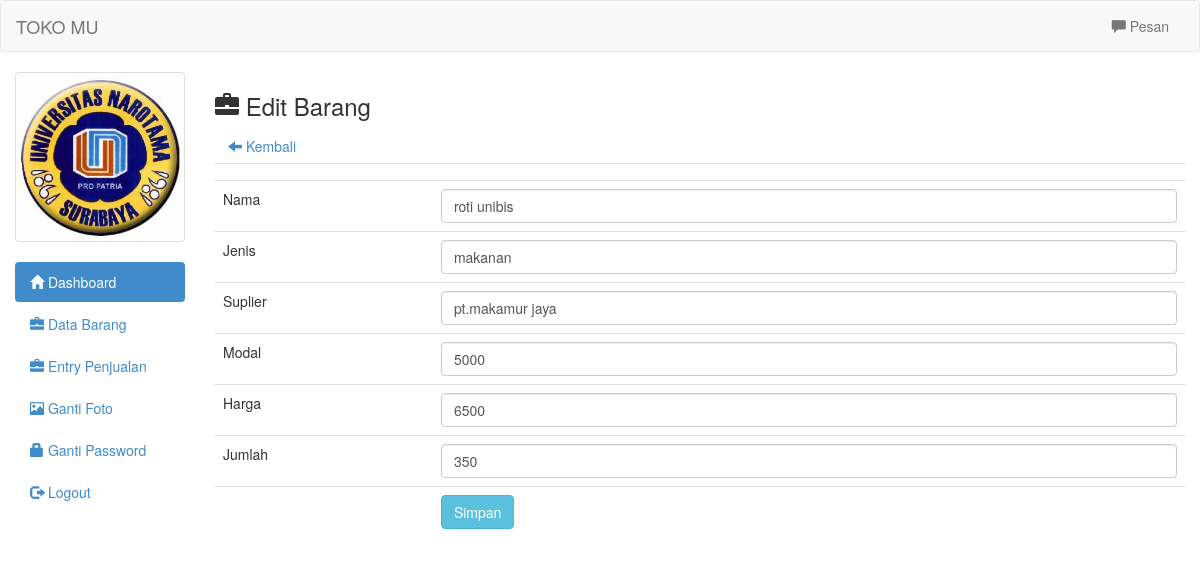
/admin/edit.php?id=14 (signed in), run on the app's committed database.
### tables this page shows
CREATE TABLE IF NOT EXISTS `barang` (
  `id` int(11) NOT NULL,
  `nama` text NOT NULL,
  `jenis` text NOT NULL,
  `suplier` text NOT NULL,
  `modal` int(11) NOT NULL,
  `harga` int(11) NOT NULL,
  `jumlah` int(11) NOT NULL,
  `sisa` int(11) NOT NULL
);

### admin/edit.php (the view)
<?php
include 'header.php';
?>
<h3><span class="glyphicon glyphicon-briefcase"></span>  Edit Barang</h3>
<a class="btn" href="barang.php"><span class="glyphicon glyphicon-arrow-left"></span>  Kembali</a>
<?php
$id_brg=mysql_real_escape_string($_GET['id']);
$det=mysql_query("select * from barang where id='$id_brg'")or die(mysql_error());
while($d=mysql_fetch_array($det)){
?>
	<form action="update.php" method="post">
		<table class="table">
			<tr>
				<td></td>
				<td><input type="hidden" name="id" value="<?php echo $d['id'] ?>"></td>
			</tr>
			<tr>
				<td>Nama</td>
				<td><input type="text" class="form-control" name="nama" value="<?php echo $d['nama'] ?>"></td>
			</tr>
			<tr>
				<td>Jenis</td>
				<td><input type="text" class="form-control" name="jenis" value="<?php echo $d['jenis'] ?>"></td>
			</tr>
			<tr>
				<td>Suplier</td>
				<td><input type="text" class="form-control" name="suplier" value="<?php echo $d['suplier'] ?>"></td>
			</tr>
			<tr>
				<td>Modal</td>
				<td><input type="text" class="form-control" name="modal" value="<?php echo $d['modal'] ?>"></td>
			</tr>
			<tr>
				<td>Harga</td>
				<td><input type="text" class="form-control" name="harga" value="<?php echo $d['harga'] ?>"></td>
			</tr>
			<tr>
				<td>Jumlah</td>
				<td><input type="text" class="form-control" name="jumlah" value="<?php echo $d['jumlah'] ?>"></td>
			</tr>
			<tr>
				<td></td>
				<td><input type="submit" class="btn btn-info" value="Simpan"></td>
			</tr>
		</table>
	</form>
	<?php
}
?>
<?php include 'footer.php'; ?>

### admin/header.php (shortened to what this page needs)
<!DOCTYPE html>
<html>
<head>
	<link rel="stylesheet" type="text/css" href="../assets/css/bootstrap.css">
	<link rel="stylesheet" type="text/css" href="../assets/js/jquery-ui/jquery-ui.css">
</head>
<body>
	<div class="navbar navbar-default">
		<div class="container-fluid">
			<div class="navbar-header">
				<a href="http://www.tokomu.com" class="navbar-brand">TOKO MU</a>
			</div>
			<div class="collapse navbar-collapse">
				<ul class="nav navbar-nav navbar-right">
					<li><a id="pesan_sedia" href="#" data-toggle="modal" data-target="#modalpesan"><span class='glyphicon glyphicon-comment'></span>  Pesan</a></li>
				</ul>
			</div>
		</div>
	</div>
	<div class="col-md-2">
		<div class="row">
			<?php
			$use=$_SESSION['uname'];
			$fo=mysql_query("select foto from admin where uname='$use'");
			while($f=mysql_fetch_array($fo)){
				?>
				<div class="col-xs-6 col-md-12">
					<a class="thumbnail">
						<img class="img-responsive" src="foto/<?php echo $f['foto']; ?>">
					</a>
				</div>
				<?php
			}
			?>
		</div>
		<ul class="nav nav-pills nav-stacked">
			<li class="active"><a href="index.php"><span class="glyphicon glyphicon-home"></span>  Dashboard</a></li>
			<li><a href="barang.php"><span class="glyphicon glyphicon-briefcase"></span>  Data Barang</a></li>
			<li><a href="barang_laku.php"><span class="glyphicon glyphicon-briefcase"></span>  Entry Penjualan</a></li>
			<li><a href="ganti_foto.php"><span class="glyphicon glyphicon-picture"></span>  Ganti Foto</a></li>
			<li><a href="ganti_pass.php"><span class="glyphicon glyphicon-lock"></span> Ganti Password</a></li>
			<li><a href="logout.php"><span class="glyphicon glyphicon-log-out"></span>  Logout</a></li>
		</ul>
	</div>
	<div class="col-md-10">

### data on the page
barang: nama "roti unibis", jenis "makanan", suplier "pt.makamur jaya", modal "5000", harga "6500", jumlah "350"
